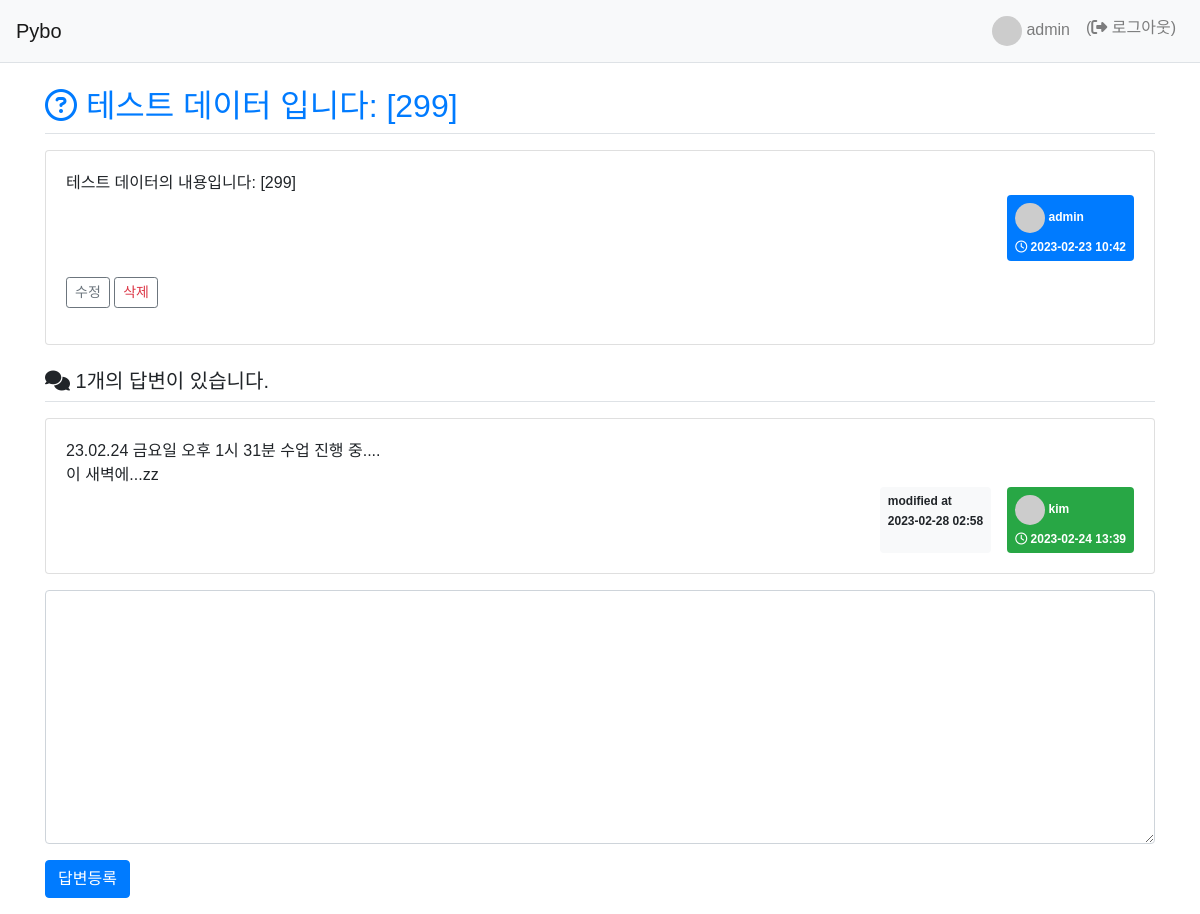
/pybo/305/ (signed in), run on the app's committed database.
### pybo/models.py (models this page shows, shortened)
class Question(models.Model):
    subject = models.CharField('제목', max_length=200,
                               help_text='질문의 제목을 한 줄로 작성하세요.')
    content = models.TextField('내용', help_text='질문의 내용을 상세히 작성하세요.')
    create_date = models.DateTimeField('생성일')
    author = models.ForeignKey(User, on_delete=models.CASCADE)
    modify_date = models.DateTimeField(null=True, blank=True)

class Answer(models.Model):
    question = models.ForeignKey(Question, on_delete=models.CASCADE)
    content = models.TextField('답변 내용')
    create_date = models.DateTimeField()
    author = models.ForeignKey(User, on_delete=models.CASCADE)
    modify_date = models.DateTimeField(null=True, blank=True)

### pybo/views.py (the view)
# urls.py: path('<int:question_id>/', views.detail, name='detail'),   # 상세 보기
def detail(request, question_id):
    question = get_object_or_404(Question, pk=question_id)
    context = {'question': question}
    return render(request, 'pybo/question_detail.html', context)

### templates/pybo/question_detail.html (shortened to what this page needs)
{% extends 'base.html' %}
{% block content %}
  <h2 class="border-bottom py-2 text-primary">
    <i class="fa-regular fa-circle-question"></i>
    {{ question.subject}}
  </h2>
  <div class="card my-3">
    <div class="card-body">
      <div class="card-text" style="white-space: pre-line;">{{ question.content }}</div>
      <div class="d-flex justify-content-end">
        <div class="badge badge-primary p-2 text-left">
          <div class="mb-2">
            <img class="avarta" src="https://randomuser.me/api/portraits/men/{{question.author.id}}.jpg"/>
            {{ question.author.username }}</div>
          <div>
            <i class="fa-regular fa-clock"></i>
            {{ question.create_date | date:"Y-m-d H:i"}}
          </div>
        </div>
      </div>
      {% if request.user == question.author %}
        <div class="my-3">
          <a href="{% url 'pybo:question_modify' question.id %}" class="btn btn-sm btn-outline-secondary">수정</a>
          <a href="#" class="delete btn btn-sm btn-outline-secondary text-danger" data-uri="{% url 'pybo:question_delete' question.id %}">삭제</a>
        </div>
      {% endif %}
    </div>
  </div>
  <h5 class="border-bottom my-3 py-2">
    <i class="fa-solid fa-comments"></i>
    {{ question.answer_set.count }}개의 답변이 있습니다.
  </h5>
  {% for answer in question.answer_set.all %}
    <div class="card my-3">
      <div class="card-body">
        <div class="card-text" style="white-space: pre-line;">{{ answer.content }}</div>
        <div class="d-flex justify-content-end">
          {% if answer.modify_date %}
            <div class="badge badge-light p-2 mr-2 text-left mx-3">
              <div class="mb-2">modified at</div>
              <div>{{ answer.modify_date | date:"Y-m-d H:i" }}</div>
            </div>
          {% endif %}
          <div class="badge badge-success p-2 text-left">
            <div class="mb-2">
              <img class="avarta" src="https://randomuser.me/api/portraits/men/{{answer.author.id}}.jpg"/>
              {{ answer.author.username }}</div>
            <div>
              <i class="fa-regular fa-clock"></i>
              {{ answer.create_date | date:"Y-m-d H:i" }}
            </div>
          </div>
        </div>
      </div>
    </div>
  {% endfor %}
  <form action="{% url 'pybo:answer_create' question.id %}" method="post">
    <div class="form-group">
      <textarea {% if not user.is_authenticated %} disabled="disabled" {% endif %} name="content" id="content" rows="10" class="form-control"></textarea>
    </div>
    <input type="submit" value="답변등록" class="btn btn-primary">
  </form>
{% endblock content %}

### templates/navbar.html (shortened to what this page needs)
<nav class="navbar navbar-expand-lg navbar-light bg-light border-bottom">
  <a class="navbar-brand" href="{% url 'pybo:index' %}">Pybo</a>
  <div class="collapse navbar-collapse" id="navbarNav">
    <ul class="navbar-nav ml-auto">
      {% if user.is_authenticated %}
        <li class="nav-item ">
          <a class="nav-link" href="#">
            <img class="avarta" src="https://randomuser.me/api/portraits/men/{{user.id}}.jpg"/>
            {{ user.username }}
          </a>
        </li>
        <li class="nav-item ">
          <a class="nav-link" href="{% url 'common:logout' %}">
            (<i class="fa-solid fa-right-from-bracket"></i>
            로그아웃)
          </a>
        </li>
      {% endif %}
    </ul>
  </div>
</nav>

### static/style.css (style rules this page uses)
* { font-family: 'Noto Sans KR', sans-serif; }
.avarta { width: 30px; height: 30px; border-radius: 50%; }

### data on the page
Question: subject "테스트 데이터 입니다: [299]", content "테스트 데이터의 내용입니다: [299]", author.username "admin", create_date "2023-02-23 10:42", answer_set.count "1"
Answer: content "23.02.24 금요일 오후 1시 31분 수업 진행 중.... 이 새벽에...zz", modify_date "2023-02-28 02:58", author.username "kim", create_date "2023-02-24 13:39"

### other printed values
{{ user.username }} "admin"
